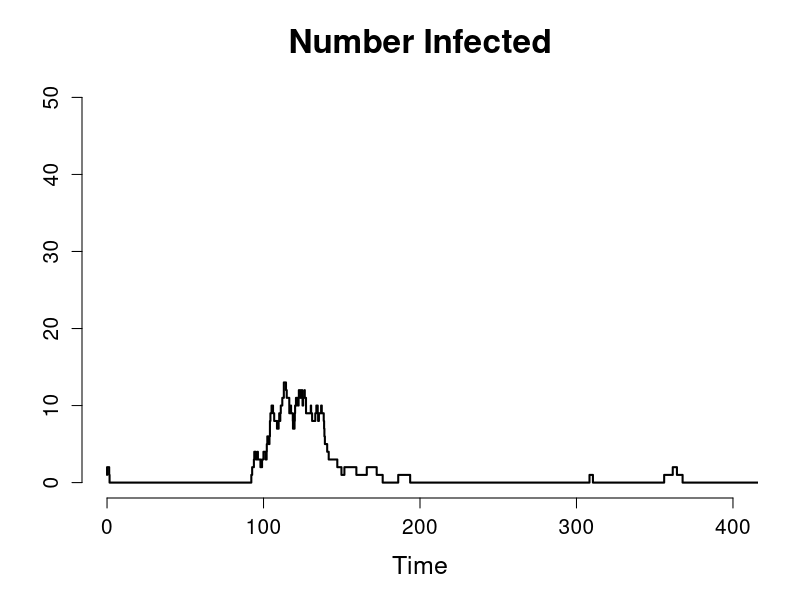
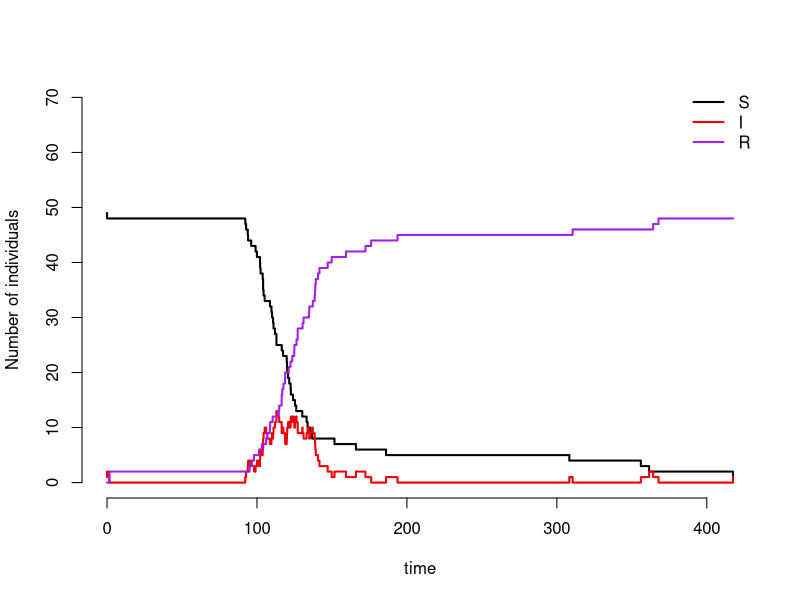

Here is the R script that generated these plots, in order:
## Stochastic SIR simulation
## Clinic on Dynamical Approaches to Infectious Disease Data
## International Clinics on Infectious Disease Dynamics and Data Program
## University of Florida, Gainesville, FL, USA
##
## Becky Borchering, 2015
## Some Rights Reserved
## CC BY-NC 3.0 (http://creativecommons.org/licenses/by-nc/3.0/)

rm(list=ls())

N=50   # population size

# choose parameter values
parms=c(lambda=.02,      # spillover rate
				beta=.2,      	 # contact rate
        gamma=.1)        # recovery rate


# initiate counters
count.infections= 0
count.spillovers= 0

## Compartments:
## (S,I,R) = (susceptible, infectious,removed)

## Transitions:
## Event                           Change        										Rate
## Spillover (S)									 (S,I,R)->(S-1,I+1,R)							lambda
## Infection (S)                   (S,I,R)->(S-1,I+1,R)             beta*I*S
## Recovery/Removal (I)            (S,I,R)->(S,I-1,R+1)             gamma*I


event <- function(time,S,I,R,params,counter){
  with(as.list(params),{

  # update rates
  rates <- c(spillover = ifelse(S>0,lambda,0), # no spillover infections if S depleted
  					 infect = beta*I*S/N,
             recover = gamma*I)

  totRate <- sum(rates)

if(totRate==0){eventTime <- final.time}else{

	# calculate time until next event
	eventTime <- time+rexp(1,totRate)

	# choose type of event
  eventType <- sample(c("Spillover","Infect","Recover"),1,replace=F,prob=rates/totRate)

	# update compartments based on the event type
  switch(eventType,
  			 "Spillover" = {
  			 	S <- S-1
  			 	I <- I+1
  			 	count.spillovers = count.spillovers+1
  			 },
         "Infect" = {
           S <- S-1
           I <- I+1
           count.infections = count.infections+1
         },
        "Recover" = {
           I <- I-1
           R <- R+1
        }
     )}
  counter <- counter+1
  return(data.frame(time=eventTime,S=S,I=I,R=R,
  									count.spillovers=count.spillovers,count.infections = count.infections,counter=counter))
  })
}

simulateSIR <- function(t,y,params,counter){
  with(as.list(y),{
    ts <- data.frame(time=0,S=round(S),I=round(I),R=round(R),
    								 count.spillovers=0,count.infections=0,counter=counter)
    nextEvent <- ts
    while(nextEvent$time<final.time){
      nextEvent <- event(nextEvent$time,nextEvent$S,nextEvent$I,nextEvent$R,params,nextEvent$counter)
      ts <- rbind(ts,nextEvent)
    }
    return(ts)
  })
}

final.time=400
parms=parms
counter=0

# run the simulation
tsTest <- simulateSIR(final.time,c(S=N-1,I=1,R=0),parms,counter)

# plot the infectious individuals over time
plot(tsTest$time,tsTest$I,type='s',main="Number Infected", ylim=c(0,N),xlim=c(0,final.time),bty="n",
  xlab="Time",  ylab="", cex.main=2, cex.lab=1.5, cex.axis=1.25, lwd =2)

# plot all compartments over time
plot(tsTest$time,tsTest$S,type='s',ylim=c(0,N+20),bty="n",ylab="Number of individuals",xlab="time",lwd=2)
lines(tsTest$time,tsTest$I,type='s',col='red2',lwd=2)
lines(tsTest$time,tsTest$R,type='s',col='purple',lwd=2)
legend(x="topright",c("S","I","R"),
			 lty=1,col=c("black","red2","purple"),bty="n",lwd=2)

# print the total number of infections
sum(tsTest$count.infections)

# print the number of spillover events
sum(tsTest$count.spillovers)
